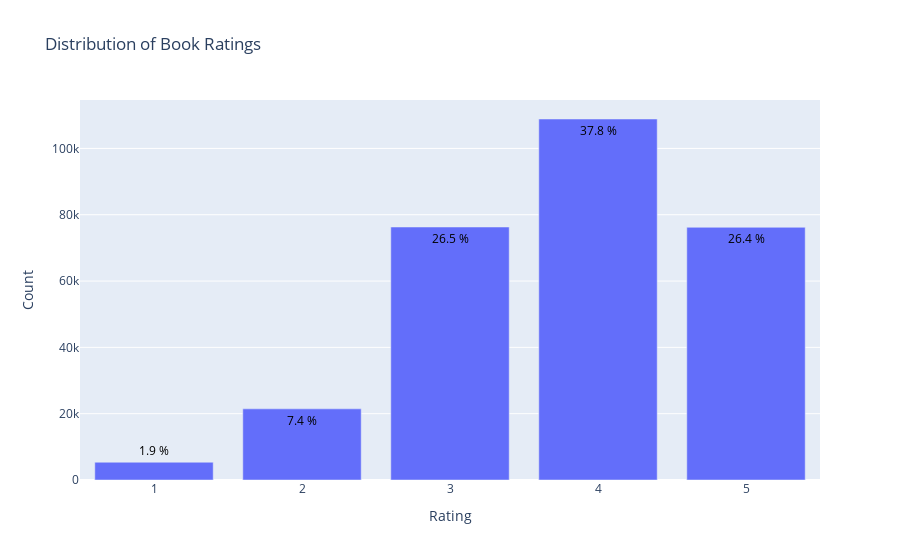

This figure's notebook cell:
### Markdown cell above
#### Graphs

### Code cell
data = ratings['rating'].value_counts().sort_index(ascending=False)
trace = go.Bar(x = data.index,
               text = ['{:.1f} %'.format(val) for val in (data.values / ratings.shape[0] * 100)],
               textposition = 'auto',
               textfont = dict(color = '#000000'),
               y = data.values,
               )
# Create layout
layout = dict(title = 'Distribution of Book Ratings'.format(ratings.shape[0]),
              xaxis = dict(title = 'Rating'),
              yaxis = dict(title = 'Count'))
# Create plot
fig = go.Figure(data=[trace], layout=layout)
iplot(fig)

### Figure 1 — Plotly figure (JSON) as saved in the notebook; plotly's stock layout.template omitted (floating-point values rounded to 4 significant figures)
{"data": [{"text": ["26.4 %", "37.8 %", "26.5 %", "7.4 %", "1.9 %"], "textfont": {"color": "#000000"}, "textposition": "auto", "type": "bar", "x": [5, 4, 3, 2, 1], "y": [76211, 108872, 76298, 21458, 5358]}], "layout": {"title": {"text": "Distribution of Book Ratings"}, "xaxis": {"title": {"text": "Rating"}}, "yaxis": {"title": {"text": "Count"}}}}
